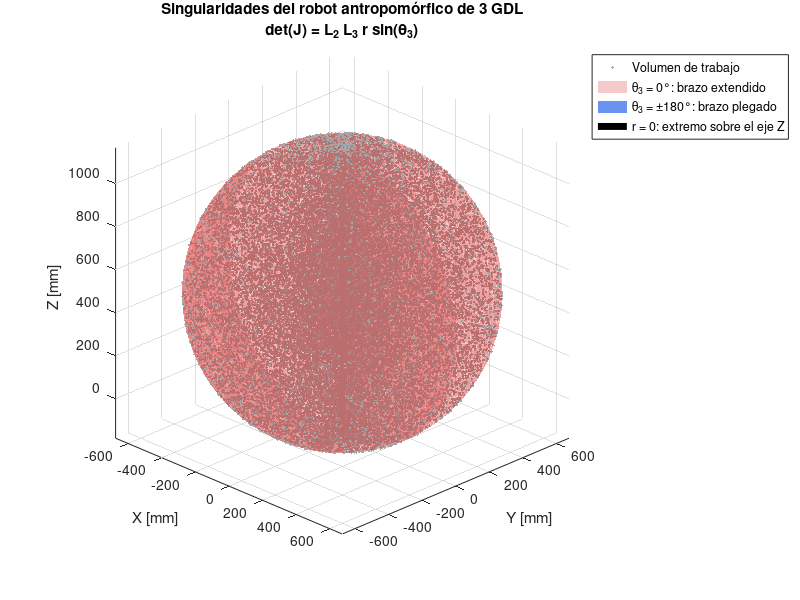
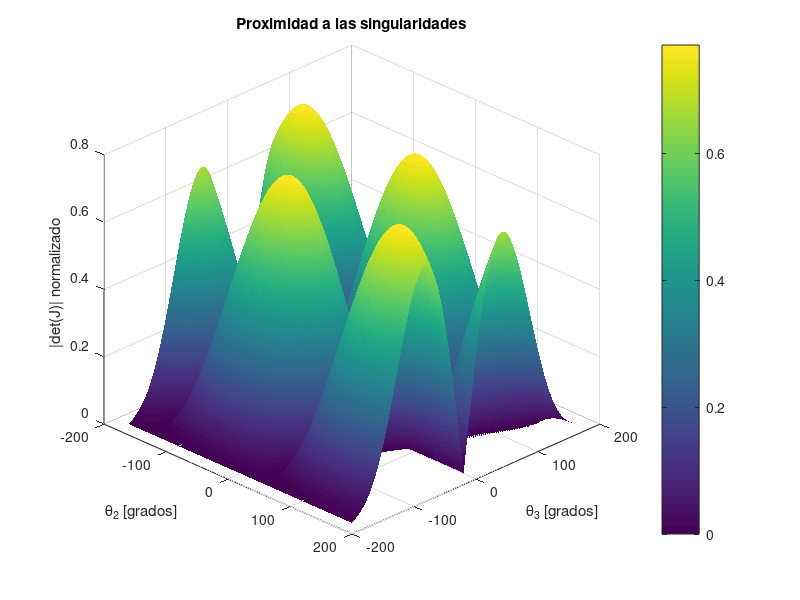
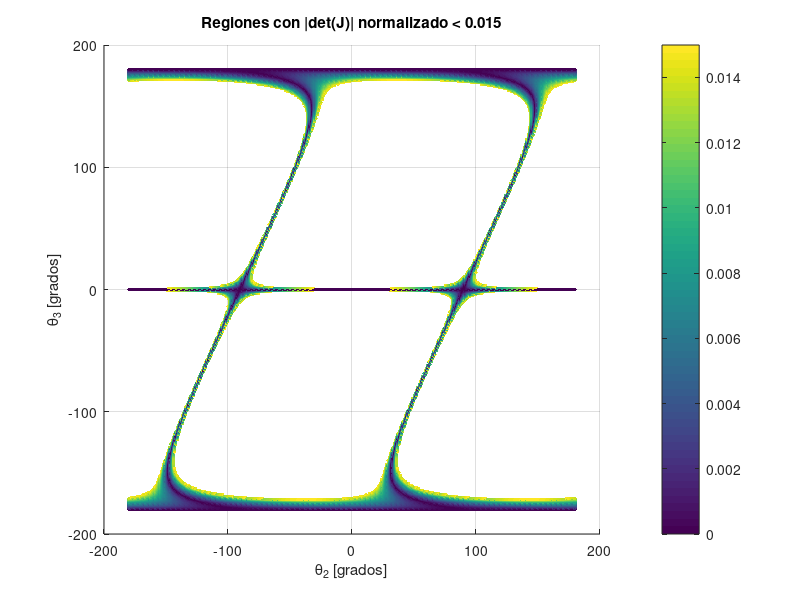

These figures' MATLAB source, in order:
%% ==============================================================
%  SINGULARIDADES DE UN ROBOT ANTROPOMORFICO DE 3 GDL
%
%  Articulaciones:
%       theta1: cintura
%       theta2: hombro
%       theta3: codo
%
%  Convencion cinematica:
%       x = (L2*cos(theta2) + L3*cos(theta2-theta3))*cos(theta1)
%       y = (L2*cos(theta2) + L3*cos(theta2-theta3))*sin(theta1)
%       z = L1 + L2*sin(theta2) + L3*sin(theta2-theta3)
%
%  Condicion de singularidad:
%       det(J) = L2*L3*r*sin(theta3)
%
%       r = L2*cos(theta2) + L3*cos(theta2-theta3)
%
%  Compatible con MATLAB y GNU Octave
%% ==============================================================

clear;
clc;
close all;

%% 1. DIMENSIONES DEL ROBOT

L1 = 492;     % Altura del hombro [mm]
L2 = 365;     % Longitud del brazo [mm]
L3 = 310;     % Longitud del antebrazo [mm]

%% 2. LIMITES ARTICULARES IDEALES

% Estos límites pueden modificarse cuando se definan
% las restricciones mecánicas reales del robot.

theta1_min = -180;
theta1_max =  180;

theta2_min = -180;
theta2_max =  180;

theta3_min = -180;
theta3_max =  180;

%% 3. GENERACION DE UNA NUBE DEL VOLUMEN DE TRABAJO

% Se utilizan puntos aleatorios para no sobrecargar la figura.

cantidad_puntos = 40000;

theta1 = theta1_min + ...
         (theta1_max - theta1_min)*rand(cantidad_puntos,1);

theta2 = theta2_min + ...
         (theta2_max - theta2_min)*rand(cantidad_puntos,1);

theta3 = theta3_min + ...
         (theta3_max - theta3_min)*rand(cantidad_puntos,1);

% Conversión a radianes

t1 = theta1*pi/180;
t2 = theta2*pi/180;
t3 = theta3*pi/180;

% Distancia radial del extremo respecto del eje Z

r = L2*cos(t2) + L3*cos(t2 - t3);

% Cinemática directa

x = r.*cos(t1);
y = r.*sin(t1);
z = L1 + L2*sin(t2) + L3*sin(t2 - t3);

%% 4. SUPERFICIE SINGULAR: BRAZO COMPLETAMENTE EXTENDIDO

% theta3 = 0 grados
%
% En esta situación:
%       radio = L2 + L3

theta1_s = linspace(theta1_min,theta1_max,181)*pi/180;
theta2_s = linspace(theta2_min,theta2_max,181)*pi/180;

[T1,T2] = meshgrid(theta1_s,theta2_s);

R_exterior = L2 + L3;

X_extendido = R_exterior*cos(T2).*cos(T1);
Y_extendido = R_exterior*cos(T2).*sin(T1);
Z_extendido = L1 + R_exterior*sin(T2);

%% 5. SUPERFICIE SINGULAR: BRAZO COMPLETAMENTE PLEGADO

% theta3 = +/-180 grados
%
% En esta situación:
%       radio = abs(L2 - L3)

R_interior = abs(L2 - L3);

X_plegado = R_interior*cos(T2).*cos(T1);
Y_plegado = R_interior*cos(T2).*sin(T1);
Z_plegado = L1 + R_interior*sin(T2);

%% 6. SINGULARIDAD SOBRE EL EJE DE LA BASE

% Para r = 0:
%
%       x = 0
%       y = 0
%
% El extremo solamente puede alcanzar puntos del eje Z cuya
% distancia al hombro se encuentre entre:
%
%       abs(L2-L3) y L2+L3

z_eje_inferior = linspace( ...
    L1 - (L2 + L3), ...
    L1 - abs(L2 - L3), ...
    300);

z_eje_superior = linspace( ...
    L1 + abs(L2 - L3), ...
    L1 + (L2 + L3), ...
    300);

x_eje_inferior = zeros(size(z_eje_inferior));
y_eje_inferior = zeros(size(z_eje_inferior));

x_eje_superior = zeros(size(z_eje_superior));
y_eje_superior = zeros(size(z_eje_superior));

%% 7. GRAFICO TRIDIMENSIONAL

figure('Name','Singularidades del robot antropomorfico 3 GDL');

hold on;
grid on;
axis equal;
view(45,25);

% Volumen de trabajo aproximado

h_volumen = scatter3( ...
    x,y,z, ...
    3, ...
    [0.65 0.65 0.65], ...
    'filled');

% Superficie singular exterior: theta3 = 0 grados

h_extendido = surf( ...
    X_extendido, ...
    Y_extendido, ...
    Z_extendido, ...
    'FaceColor',[0.85 0.15 0.15], ...
    'EdgeColor','none', ...
    'FaceAlpha',0.25);

% Superficie singular interior: theta3 = +/-180 grados

h_plegado = surf( ...
    X_plegado, ...
    Y_plegado, ...
    Z_plegado, ...
    'FaceColor',[0.10 0.35 0.90], ...
    'EdgeColor','none', ...
    'FaceAlpha',0.65);

% Singularidad r = 0 sobre el eje Z

h_eje = plot3( ...
    x_eje_inferior, ...
    y_eje_inferior, ...
    z_eje_inferior, ...
    'k', ...
    'LineWidth',5);

plot3( ...
    x_eje_superior, ...
    y_eje_superior, ...
    z_eje_superior, ...
    'k', ...
    'LineWidth',5);

% Hombro

plot3(0,0,L1, ...
    'ko', ...
    'MarkerFaceColor','y', ...
    'MarkerSize',8);

% Base vertical

plot3([0 0],[0 0],[0 L1], ...
    'k--', ...
    'LineWidth',1.5);

xlabel('X [mm]');
ylabel('Y [mm]');
zlabel('Z [mm]');

title({ ...
    'Singularidades del robot antropomórfico de 3 GDL'; ...
    'det(J) = L_2 L_3 r sin(\theta_3)'});

legend( ...
    [h_volumen,h_extendido,h_plegado,h_eje], ...
    { ...
    'Volumen de trabajo', ...
    '\theta_3 = 0°: brazo extendido', ...
    '\theta_3 = \pm180°: brazo plegado', ...
    'r = 0: extremo sobre el eje Z'}, ...
    'Location','bestoutside');

% Límites de visualización

alcance_maximo = L2 + L3;

xlim([-alcance_maximo alcance_maximo]);
ylim([-alcance_maximo alcance_maximo]);
zlim([L1-alcance_maximo L1+alcance_maximo]);

rotate3d on;

%% 8. COMPROBACION NUMERICA DEL DETERMINANTE DEL JACOBIANO

% Se fija theta1 porque el determinante no depende de su valor.
% Se representa det(J) en función de theta2 y theta3.

theta2_mapa = linspace(theta2_min,theta2_max,361);
theta3_mapa = linspace(theta3_min,theta3_max,361);

[THETA2,THETA3] = meshgrid(theta2_mapa,theta3_mapa);

Q2 = THETA2*pi/180;
Q3 = THETA3*pi/180;

R = L2*cos(Q2) + L3*cos(Q2 - Q3);

DET_J = L2*L3.*R.*sin(Q3);

% Normalización para facilitar la interpretación

DET_J_normalizado = abs(DET_J)/(L2*L3*(L2+L3));

figure('Name','Determinante del Jacobiano');

surf( ...
    THETA2, ...
    THETA3, ...
    DET_J_normalizado, ...
    'EdgeColor','none');

grid on;
view(45,30);

xlabel('\theta_2 [grados]');
ylabel('\theta_3 [grados]');
zlabel('|det(J)| normalizado');

title('Proximidad a las singularidades');

colorbar;

%% 9. GRAFICO DE LAS REGIONES CASI SINGULARES

% Una configuración se considera próxima a una singularidad
% cuando el determinante normalizado es menor que la tolerancia.

tolerancia = 0.015;

casi_singular = DET_J_normalizado < tolerancia;

figure('Name','Regiones singulares en el espacio articular');

scatter( ...
    THETA2(casi_singular), ...
    THETA3(casi_singular), ...
    5, ...
    DET_J_normalizado(casi_singular), ...
    'filled');

grid on;

xlabel('\theta_2 [grados]');
ylabel('\theta_3 [grados]');

title(['Regiones con |det(J)| normalizado < ', ...
       num2str(tolerancia)]);

colorbar;

%% 10. INFORMACION EN LA CONSOLA

fprintf('\n');
fprintf('====================================================\n');
fprintf(' SINGULARIDADES DEL ROBOT ANTROPOMORFICO DE 3 GDL\n');
fprintf('====================================================\n');

fprintf('\nDimensiones:\n');
fprintf('L1 = %.1f mm\n',L1);
fprintf('L2 = %.1f mm\n',L2);
fprintf('L3 = %.1f mm\n',L3);

fprintf('\nSingularidades de codo:\n');
fprintf('theta3 = 0 grados\n');
fprintf('theta3 = +/-180 grados\n');

fprintf('\nSingularidad de cintura:\n');
fprintf('r = L2*cos(theta2) + L3*cos(theta2-theta3) = 0\n');

fprintf('\nRadios singulares ideales:\n');
fprintf('Radio exterior = L2 + L3 = %.1f mm\n',R_exterior);
fprintf('Radio interior = abs(L2-L3) = %.1f mm\n',R_interior);

fprintf('\nTramos singulares sobre el eje Z:\n');
fprintf('Tramo inferior: %.1f mm <= z <= %.1f mm\n', ...
        L1-(L2+L3),L1-abs(L2-L3));

fprintf('Tramo superior: %.1f mm <= z <= %.1f mm\n', ...
        L1+abs(L2-L3),L1+(L2+L3));

fprintf('====================================================\n');
